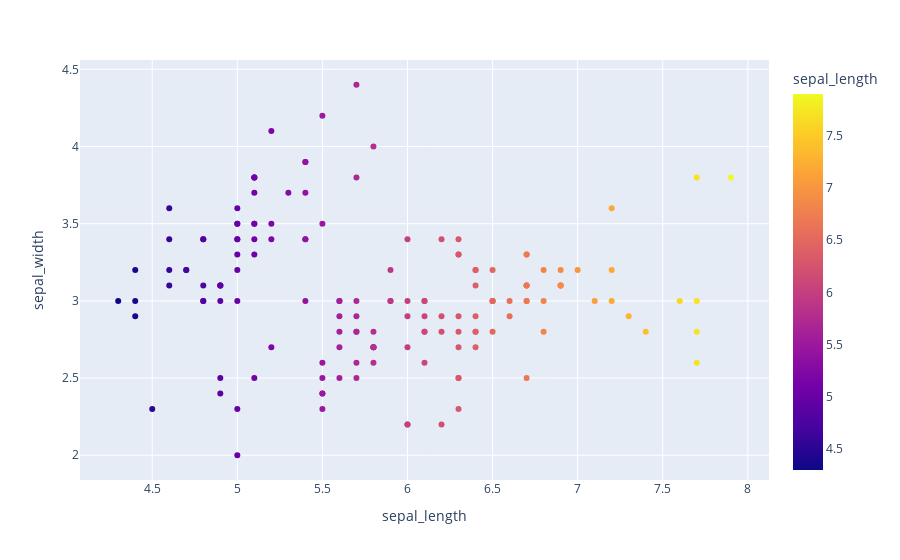

This figure's notebook cell:
### Markdown cell above
# Scatter Plots

### Code cell
df_iris = data.iris()
px.scatter(df_iris,x='sepal_length',y='sepal_width',color='sepal_length',hover_data=['sepal_width'])

### Figure 1 — Plotly figure (JSON) as saved in the notebook; plotly's stock layout.template omitted (floating-point values rounded to 4 significant figures; data arrays with more than 128 entries replaced by an {"elided": "..."} marker saying what was removed)
{"data": [{"hovertemplate": "sepal_length=%{marker.color}<br>sepal_width=%{y}<extra></extra>", "legendgroup": "", "marker": {"color": {"elided": "150 float values"}, "coloraxis": "coloraxis", "symbol": "circle"}, "mode": "markers", "name": "", "orientation": "v", "showlegend": false, "type": "scatter", "x": {"elided": "150 float values"}, "xaxis": "x", "y": {"elided": "150 float values"}, "yaxis": "y"}], "layout": {"coloraxis": {"colorbar": {"title": {"text": "sepal_length"}}, "colorscale": [[0, "#0d0887"], [0.1111, "#46039f"], [0.2222, "#7201a8"], [0.3333, "#9c179e"], [0.4444, "#bd3786"], [0.5556, "#d8576b"], [0.6667, "#ed7953"], [0.7778, "#fb9f3a"], [0.8889, "#fdca26"], [1, "#f0f921"]]}, "legend": {"tracegroupgap": 0}, "margin": {"t": 60}, "xaxis": {"anchor": "y", "domain": [0, 1], "title": {"text": "sepal_length"}}, "yaxis": {"anchor": "x", "domain": [0, 1], "title": {"text": "sepal_width"}}}}
